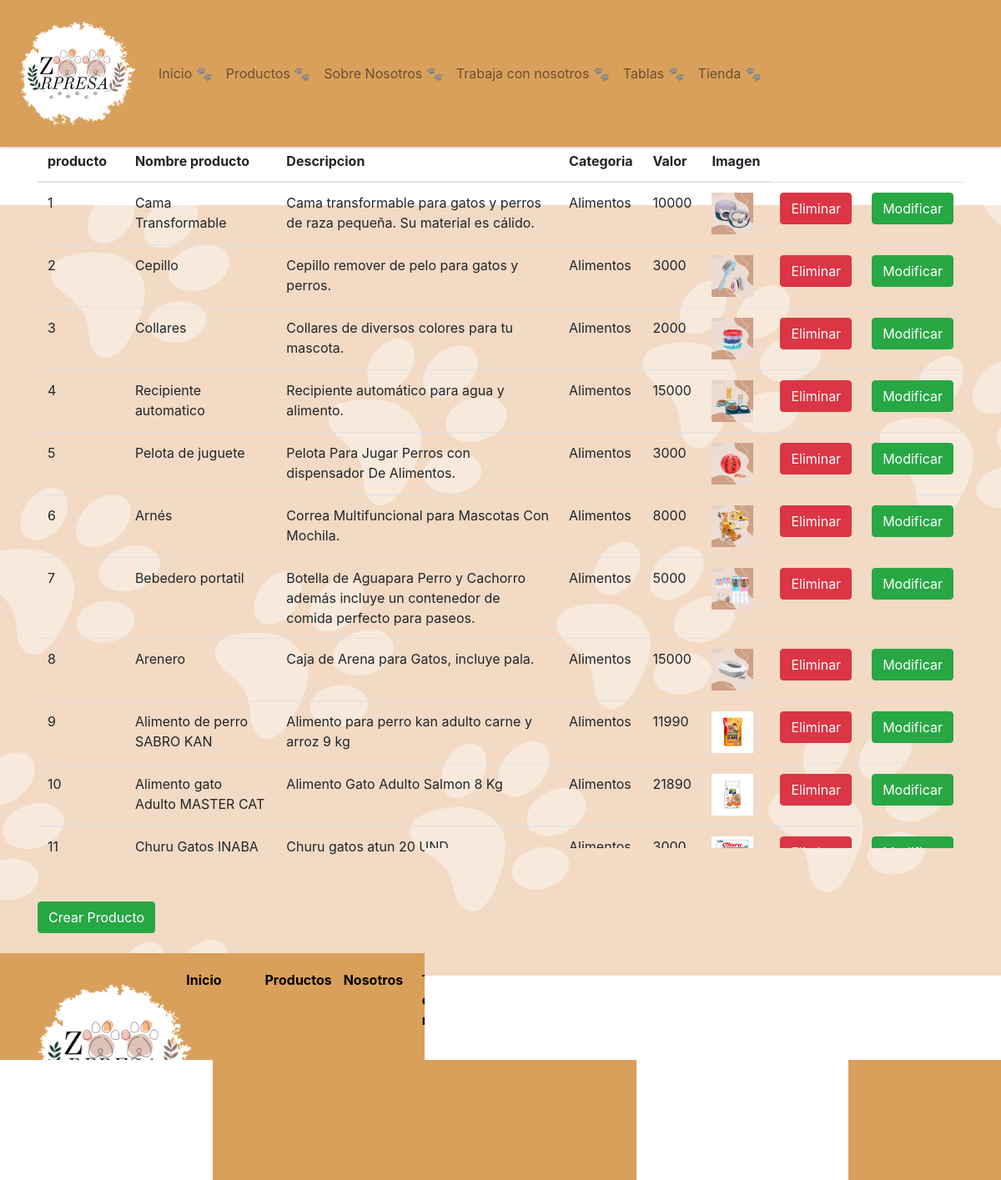
/Tablas/ (signed in), run on the app's committed database.
### productos/models.py (models this page shows, shortened)
class Producto(models.Model):
    nombre_producto = models.CharField(max_length=100, blank=True, verbose_name="Nombre del Producto")
    nro_producto = models.IntegerField(primary_key=True, verbose_name="Nro producto")
    descripcion = models.CharField(max_length=100, blank=True, verbose_name="Descripcion")
    categoria = models.ForeignKey(Categoria, on_delete=models.CASCADE, verbose_name="Categoria")
    precio = models.IntegerField(blank=True, null=True, verbose_name="Precio")
    imagen=models.ImageField(upload_to="imagenes",null=True, blank=True,verbose_name="Imagen")

class Categoria(models.Model):
    idCategoria = models.IntegerField(primary_key=True, verbose_name="Id de Categoria")
    nombreCategoria = models.CharField(max_length=50, blank=True, verbose_name="Nombre de Categoria")
    def __str__(self):
        return str(self.nombreCategoria)

### productos/views.py (the view)
# urls.py: path('Tablas/', Tablas, name="Tablas"),
@lr
def Tablas(request):
    productos = Producto.objects.raw('select * from productos_producto')
    datos = {'productos' : productos}
    return render(request,'proce/Tablas.html', datos)

### productos/context_processor.py (called while the page is built, shortened)
def total_carrito(request):
    total = 0
    return {'total_carrito':int(total)}

### productos/templates/proce/Tablas.html (shortened to what this page needs)
<!DOCTYPE html>
<html lang="es">
<head>
    {% load static %}
    <link rel="stylesheet" href="{% static 'css/bootstrap.min.css' %}">
    <link rel="stylesheet" href="{% static 'css/estilo.css' %}">
</head>
<body class="fondoForm">
    <nav class="navbar navbar-expand-sm navbar-light bg-ffda9e" id="barranav">
        <a href="#" class="navbar-brand">
            <img src="{% static 'img/Diseño sin título.png' %}" width="150px" height="150px">
        </a>
        <div class="collapse navbar-collapse" id="opciones" >
            <ul class="navbar-nav">
                <li class="nav-item"><a class="nav-link" href="{% url 'PetShop' %}" >Inicio 🐾</a></li>
                <li class="nav-item"><a class="nav-link" href="{% url 'Productos' %}" >Productos 🐾</a></li>
                <li class="nav-item"><a class="nav-link" href="{% url 'SobreNosotros' %}" >Sobre Nosotros 🐾</a></li>
                <li class="nav-item"><a class="nav-link" href="{% url 'Formulario' %}" >Trabaja con nosotros 🐾</a></li>
                <li class="nav-item"><a class="nav-link" href="{% url 'Tablas' %}">Tablas 🐾</a></li>
                <li class="nav-item"><a class="nav-link" href="{% url 'Tienda' %}">Tienda 🐾</a></li>
            </ul>
        </div>
    </nav>
    <br><br><br><br><br><br>
    <div class="container">
            <table class="table tr" >
                <thead >
                    <tr>
                        <th>Nro producto</th>
                        <th>Nombre producto</th>
                        <th>Descripcion</th>
                        <th>Categoria</th>
                        <th>Valor</th>
                        <th>Imagen</th>
                    </tr>
                </thead>
                <tbody>
                    {% for Producto in productos %}
                    <tr>
                        <td>{{ Producto.nro_producto }}</td>
                        <td>{{ Producto.nombre_producto }}</td>
                        <td>{{ Producto.descripcion }}</td>
                        <td>{{ Producto.categoria }}</td>
                        <td>{{ Producto.precio }}</td>
                        {% if Producto.imagen  %}
                            <td>
                                <img src="{{ Producto.imagen.url }}" style="height: 50px; width: 50px;">
                            </td>
                        {% else %}
                            <td>
                                <p style="color:red">No tiene foto</p>
                            </td>
                        {% endif %}
                        <td><a href="{% url 'eliminar' Producto.nro_producto %}" class="btn btn-danger">Eliminar</td>
                        <td><a href="{% url 'modificar' Producto.nro_producto%}" class="btn btn-success">Modificar</a></td>
                    </tr>
                    {%endfor%}
                </tbody>
            </table>
            <a href="{% url 'crear'%}" class="btn btn-success">Crear Producto</a>
    </div>
    <br>
    <footer>
        <div class="row col-12" id="link">
            <div class="col-lg-2">
                <img src="{% static 'img/Diseño sin título.png' %}" alt="logo" width="200px">
            </div>
            <div class="col-lg-1" id="pethome">
                <strong><a href="{% static 'PetShop.html' %}" >Inicio</a></strong>
            </div>
            <div class="col-lg-1" id="prod">
                <strong><a href="{% static 'Productos.html' %}">Productos</a></strong>
            </div>
            <div class="col-lg-1" id="sobren">
                <strong><a href="{% static 'SobreNosotros.html' %}">Nosotros</a></strong>
            </div>
            <div class="col-lg-1" id="form">
                <strong><a href="{% static 'Formulario.html' %}">Trabaja con nosotros</a></strong>
            </div>
            <div class="col-lg-2">
                <strong>Síguenos</strong>
                <br><br>
                <div class="row">
                    <img src="{% static 'img/facebook - Editado.png' %}" alt="" width="30px" height="30px"
                        style=" margin-left: 15px;">
                    <img src="{% static 'img/ig - Editado.png' %}"alt="" width="30px" height="30px" style=" margin-left: 10px;">
                    <img src="{% static 'img/twitter - Editado.png' %}"alt="" width="30px" height="30px" style=" margin-left: 10px;">
                </div>
            </div>
            <div class="col-lg-3" >
                <strong>Contacto</strong>
                <br><br>
                <div class="row">
                    <img src="{% static 'img/ubi.png' %}" alt="" width="35px" height="35px"
                        style="margin-right: 10px; margin-left: 15px;">
                    <p>Av. Esq. Blanca 501, Maipú</p>
                </div>
                <div class="row">
                    <img src="{% static 'img/wsp.png' %}" alt="" width="35px" height="35px"
                        style="margin-right: 10px; margin-left: 15px;">
                    <p>+56 96587 1456</p>
                </div>
                <div class="row">
                    <img src="{% static 'img/correo.png' %}" alt="" width="35px" height="35px"
                        style="margin-right: 10px; margin-left: 15px;">
                    <p>Zoorpresa@petshop.cl</p>
                </div>
                <br>
                <br>
                <p>&copy; CopyRight - 2023</p>
            </div>
        </div>
    </footer>
</body>
</html>

### productos/static/css/estilo.css (style rules this page uses)
* { margin: 0; padding: 0; }
.navbar { -webkit-box-shadow:0px 2px 2px #dddddd; -moz-box-shadow:0px 2px 2px #dddddd; box-shadow:0px 2px 2px #dddddd; position: fixed; z-index: 1; display: flex; transition: 0.3s; width: 100%; top: 0; }
footer { background-color: #D9A05B; padding: 20px; }
footer div p { font-size: 12px; padding-top: 5px; line-height: 10px; color: black; }
#link div a { color: black; text-decoration: none; }
.bg-ffda9e { background-color: #D9A05B; }
.fondoForm { background-image: url(../img/fondo.png); background-repeat: no-repeat; background-position: center; background-attachment: fixed; }

### data on the page
Producto: nro_producto "1", nombre_producto "Cama Transformable", descripcion "Cama transformable para gatos y perros de raza pequeña. Su material es cálido.", categoria "Alimentos", precio "10000", imagen (picture)
Producto: nro_producto "2", nombre_producto "Cepillo", descripcion "Cepillo remover de pelo para gatos y perros.", categoria "Alimentos", precio "3000", imagen (picture)
Producto: nro_producto "3", nombre_producto "Collares", descripcion "Collares de diversos colores para tu mascota.", categoria "Alimentos", precio "2000", imagen (picture)
Producto: nro_producto "4", nombre_producto "Recipiente automatico", descripcion "Recipiente automático para agua y alimento.", categoria "Alimentos", precio "15000", imagen (picture)
Producto: nro_producto "5", nombre_producto "Pelota de juguete", descripcion "Pelota Para Jugar Perros con dispensador De Alimentos.", categoria "Alimentos", precio "3000", imagen (picture)
Producto: nro_producto "6", nombre_producto "Arnés", descripcion "Correa Multifuncional para Mascotas Con Mochila.", categoria "Alimentos", precio "8000", imagen (picture)
Producto: nro_producto "7", nombre_producto "Bebedero portatil", descripcion "Botella de Aguapara Perro y Cachorro además incluye un contenedor de comida perfecto para paseos.", categoria "Alimentos", precio "5000", imagen (picture)
Producto: nro_producto "8", nombre_producto "Arenero", descripcion "Caja de Arena para Gatos, incluye pala.", categoria "Alimentos", precio "15000", imagen (picture)
Producto: nro_producto "9", nombre_producto "Alimento de perro SABRO KAN", descripcion "Alimento para perro kan adulto carne y arroz 9 kg", categoria "Alimentos", precio "11990", imagen (picture)
Producto: nro_producto "10", nombre_producto "Alimento gato Adulto MASTER CAT", descripcion "Alimento Gato Adulto Salmon 8 Kg", categoria "Alimentos", precio "21890", imagen (picture)
Producto: nro_producto "11", nombre_producto "Churu Gatos INABA", descripcion "Churu gatos atun 20 UND", categoria "Alimentos", precio "3000", imagen (picture)
